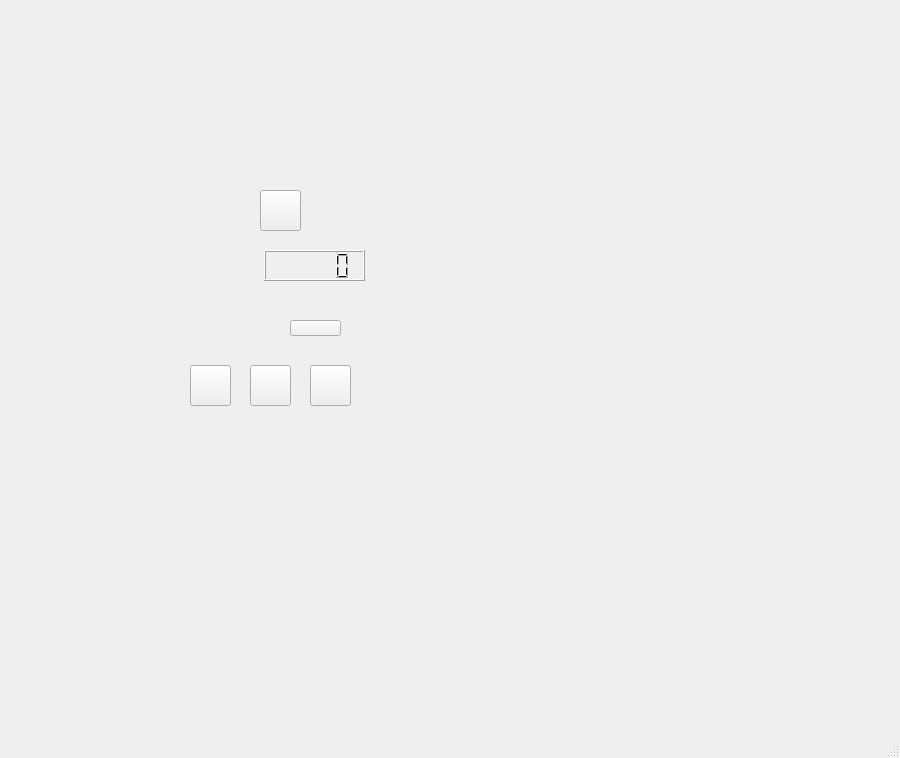
<?xml version="1.0" encoding="UTF-8"?>
<ui version="4.0">
 <class>MainWindow</class>
 <widget class="QMainWindow" name="MainWindow">
  <property name="geometry">
   <rect>
    <x>0</x>
    <y>0</y>
    <width>900</width>
    <height>758</height>
   </rect>
  </property>
  <property name="windowTitle">
   <string>MainWindow</string>
  </property>
  <widget class="QWidget" name="centralwidget">
   <widget class="QWidget" name="widget" native="true">
    <property name="geometry">
     <rect>
      <x>140</x>
      <y>80</y>
      <width>351</width>
      <height>271</height>
     </rect>
    </property>
    <property name="styleSheet">
     <string notr="true">QWidget#widget{
	image: url(:/source/clock.svg);
}</string>
    </property>
    <widget class="QPushButton" name="pushButton">
     <property name="geometry">
      <rect>
       <x>120</x>
       <y>110</y>
       <width>41</width>
       <height>41</height>
      </rect>
     </property>
     <property name="styleSheet">
      <string notr="true">QPushButton { border-image:url(:/source/button.svg); }
QPushButton:hover { border-image:url(:/source/button_hover.svg); }</string>
     </property>
     <property name="text">
      <string/>
     </property>
    </widget>
    <widget class="QLCDNumber" name="lcdNumber">
     <property name="geometry">
      <rect>
       <x>124</x>
       <y>170</y>
       <width>101</width>
       <height>31</height>
      </rect>
     </property>
     <property name="layoutDirection">
      <enum>Qt::LayoutDirection::RightToLeft</enum>
     </property>
    </widget>
    <widget class="QPushButton" name="pushButton_2">
     <property name="geometry">
      <rect>
       <x>150</x>
       <y>240</y>
       <width>51</width>
       <height>16</height>
      </rect>
     </property>
     <property name="styleSheet">
      <string notr="true">QPushButton { border-image:url(:/source/button2.png); }
QPushButton:hover { border-image:url(:/source/button2_hover.svg); }
QPushButton:pressed { border-image:url(:/source/button2_hover.svg); }</string>
     </property>
     <property name="text">
      <string/>
     </property>
    </widget>
   </widget>
   <widget class="QWidget" name="widget_2" native="true">
    <property name="geometry">
     <rect>
      <x>150</x>
      <y>330</y>
      <width>321</width>
      <height>111</height>
     </rect>
    </property>
    <property name="styleSheet">
     <string notr="true">QWidget#widget_2{
image: url(:/source/seting_screen_2.svg);
}</string>
    </property>
    <widget class="QPushButton" name="pushButton_3">
     <property name="geometry">
      <rect>
       <x>40</x>
       <y>35</y>
       <width>41</width>
       <height>41</height>
      </rect>
     </property>
     <property name="styleSheet">
      <string notr="true">QPushButton { border-image:url(:/source/close.svg); }
QPushButton:hover { border-image:url(:/source/close_gray.svg); }</string>
     </property>
     <property name="text">
      <string/>
     </property>
    </widget>
    <widget class="QPushButton" name="pushButton_4">
     <property name="geometry">
      <rect>
       <x>100</x>
       <y>35</y>
       <width>41</width>
       <height>41</height>
      </rect>
     </property>
     <property name="styleSheet">
      <string notr="true">QPushButton { border-image:url(:/source/30.svg); }
QPushButton:hover { border-image:url(:/source/30_gray.svg); }</string>
     </property>
     <property name="text">
      <string/>
     </property>
    </widget>
    <widget class="QPushButton" name="pushButton_5">
     <property name="geometry">
      <rect>
       <x>160</x>
       <y>35</y>
       <width>41</width>
       <height>41</height>
      </rect>
     </property>
     <property name="styleSheet">
      <string notr="true">QPushButton { border-image:url(:/source/60.svg); }
QPushButton:hover { border-image:url(:/source/60_gray.svg); }</string>
     </property>
     <property name="text">
      <string/>
     </property>
    </widget>
   </widget>
  </widget>
  <widget class="QMenuBar" name="menubar">
   <property name="geometry">
    <rect>
     <x>0</x>
     <y>0</y>
     <width>900</width>
     <height>21</height>
    </rect>
   </property>
  </widget>
  <widget class="QStatusBar" name="statusbar"/>
 </widget>
 <resources/>
 <connections/>
</ui>
